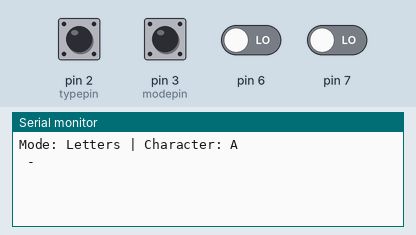
This sketch was run on a simulated Arduino Uno, built with avr-gcc and run on an emulated ATmega328P. Parts: the last lines printed to the serial monitor. Inputs (shaded band) come from the test bench; at power-on: pin 2 (typepin), pin 3 (modepin) HIGH, pin 6, pin 7 LOW.

Above: at 1.2 s.
1.3 s: pin 2 (typepin) pulled LOW for 0.15 s
At 1.6 s:
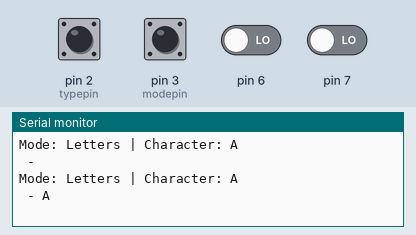
2.9 s: pin 3 (modepin) pulled LOW for 0.15 s
At 3.6 s:
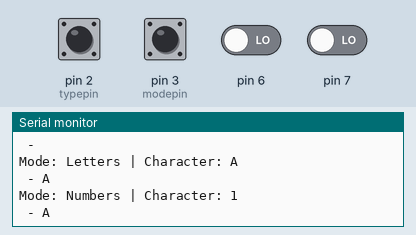
4.5 s: pin 7 driven HIGH
At 5.3 s:
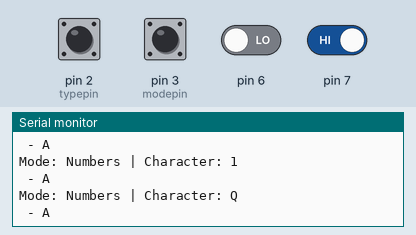
6.0 s: pin 6 driven HIGH
At 6.4 s:
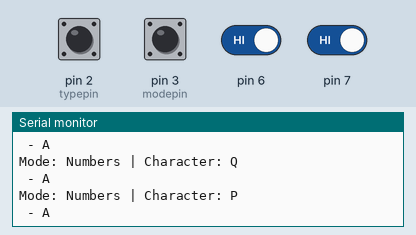
7.5 s: pin 2 (typepin) pulled LOW for 1 s
At 8.8 s:
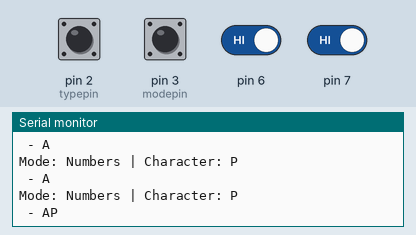
10.0 s: pin 3 (modepin) pulled LOW for 1 s
At 11.4 s:
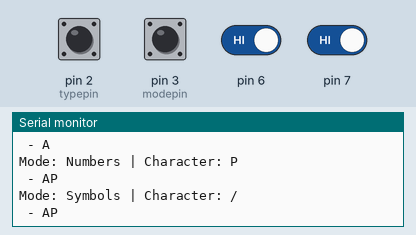

The sketch:

Rotary_Encoder_Test.ino
```cpp
#include "Settings.h"
#include "Rotary.h"

Rotary rotary_encoder;

void setup() {
  Serial.begin(74880);
  rotary_encoder.begin();
}

void loop() {
  rotary_encoder.getTypedLetters();
}
```

Rotary.h
```cpp
class Rotary {
  private:
    String oldRotaryLetters;
    float s=0;
    String text = " - ";
    int mode = 0;
    unsigned int last_pressed_time = 0;

    float checkrotary(int rotary1, int rotary2){
      static byte old=0;
      byte new1 = digitalRead(rotary1);
      byte new2 = digitalRead(rotary2);
      byte new_var = (new1*2)|(new2^new1);
      byte d = old-new_var;
      old=new_var;
      switch(d){
        case 1: return 0.25;
        case 3: return -0.25;
        case 255: return -0.25;
        case 253: return 0.25;
        default: return 0;
        }
    }

    String getMode() {
      return modes[mode];
    }

    void appendToText(String appending_text) {
      if (appending_text == "BS") {
        String old_text = text;
        int old_text_length = old_text.length();
        text = old_text.substring(0, old_text_length - 1);
      }
      else if (appending_text == "RE") {
        text += "\n - ";
        mode = 0; //When new line, set kb to letters
      }
      else {
        text += appending_text;
      }
      print_info();
    }

    int getRotary() {
      float d = checkrotary(6, 7);
      s=s+d;

      if (s>kb1_size){s = 0;}
      if (s<0){s = kb1_size;}

      return int(s);
    }

    String getRotaryLetters(){
      int turn_value = getRotary();
      String kb_value;
      if (mode == 0) {
        kb_value = kb_1[turn_value][0];
      }
      else if (mode == 1) {
        kb_value = kb_2[turn_value][0];
      }
      else if (mode == 2) {
        kb_value = kb_3[turn_value][0];
      }
      return kb_value;
    }


    void updateButtons() {
      if (digitalRead(typepin) == 0){
        if ((last_pressed_time + 500) <= millis()) {
          if (mode == 0) {
            appendToText(kb_1[getRotary()][0]);
          }
          else if (mode == 1) {
            appendToText(kb_2[getRotary()][0]);
          }
          else if (mode == 2) {
            appendToText(kb_3[getRotary()][0]);
          }
          do {} while (digitalRead(typepin) == 0);

          last_pressed_time = millis();
        }
      }
      else if (digitalRead(modepin) == 0){
        mode++;
        if (mode >= num_of_modes){mode = 0;}
        do {} while (digitalRead(modepin) == 0);
      }
    }

    void print_info() {
      Serial.print("Mode: ");
      Serial.print(modes[mode]);
      Serial.print(" | Character: ");
      Serial.println(getRotaryLetters());
      Serial.println(text);
    }

  public:
    void getTypedLetters() {
      String oldMode = getMode();
      String newRotaryLetters = getRotaryLetters();
      if (oldRotaryLetters != newRotaryLetters){
        print_info();
        oldRotaryLetters = newRotaryLetters;
      }
      updateButtons();
    }

    void begin() {
      pinMode(typepin, INPUT_PULLUP);
      pinMode(modepin, INPUT_PULLUP);
      pinMode(6, INPUT);
      pinMode(7, INPUT);
    }
};
```

Settings.h
```cpp
#define typepin 2
#define modepin 3

#define num_of_modes 3
const String modes[] = {"Letters","Numbers","Symbols"};

int kb1_size = 29;
String kb_1[][1] = {
  "A","B","C","D","E","F","G","H","I","J",
  "K","L","M","N","O","P","Q","R","S","T",
  "U","V","W","X","Y","Z","RE","BS"," "};

int kb2_size = 13;
String kb_2[][1] = {
  "1","2","3","4","5","6","7","8","9","0",
  "RE","BS"," "};

int kb3_size = 33;
String kb_3[][1] = {
  "!","@","#","$","%","^","&","*","(",")",
  "-","_","=","+","[","]","{","}","\\","|",
  "`","~",";",":",",",".","<",">","/","?",
  "RE","BS"," "};
```

Measured:
- after the input at 1.3 s, the serial monitor: prints a new line at once (image 1)
- after the input at 2.9 s, the serial monitor: prints a new line after 0.15 s (image 2)
- after the input at 4.5 s, the serial monitor: prints a new line at once (image 3)
- after the input at 6.0 s, the serial monitor: prints a new line at once (image 4)
- after the input at 7.5 s, the serial monitor: prints a new line at once (image 5)
- after the input at 10.0 s, the serial monitor: prints a new line after 1.0 s (image 6)
